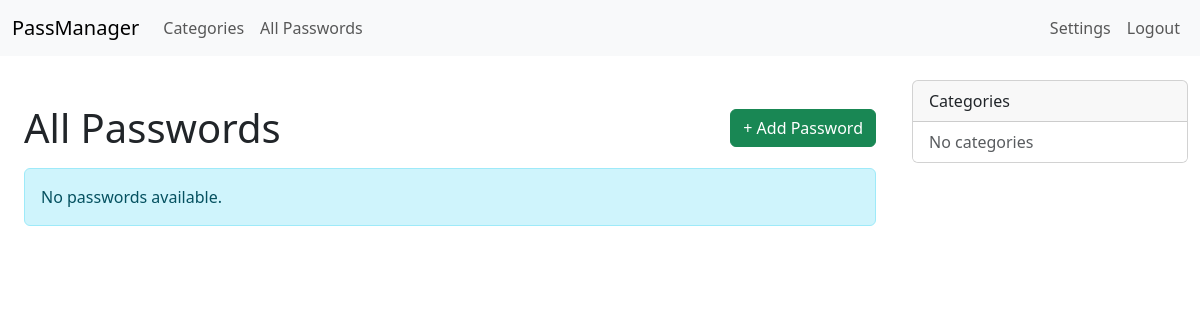
Before: /entries/ (signed in) with the older database file.
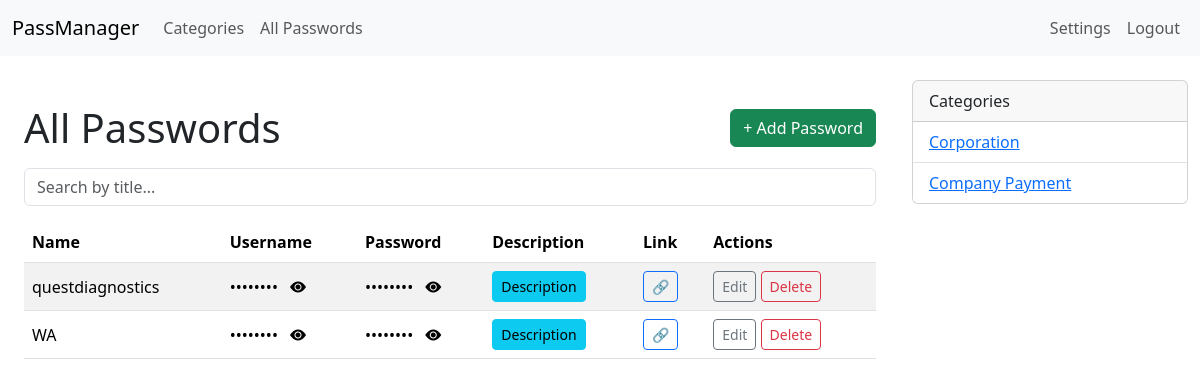
After: the same page with the newer database file.
### web/models.py (models this page shows, shortened)
class Entry(models.Model):
    category = models.ForeignKey(Category, related_name='entries', on_delete=models.CASCADE)
    title = models.CharField(max_length=200)
    url = models.URLField(blank=True, null=True)
    username = models.CharField(max_length=200)
    password = models.CharField(max_length=200)
    notes = models.TextField(blank=True)
    created_at = models.DateTimeField(auto_now_add=True)
    updated_at = models.DateTimeField(auto_now=True)

class Category(models.Model):
    name = models.CharField(max_length=100)

### web/views.py (the view)
    def wrapper(request, *args, **kwargs):
        if not request.session.get('is_master_authenticated'):
            return redirect('login')
        return view_func(request, *args, **kwargs)

### web/context_processors.py (called while the page is built)
def all_categories(request):
    return {'categories': Category.objects.all()}

### web/views.py (called while the page is built)
@csrf_exempt
def master_required(view_func):
    def wrapper(request, *args, **kwargs):
        if not request.session.get('is_master_authenticated'):
            return redirect('login')
        return view_func(request, *args, **kwargs)
    return wrapper

@csrf_exempt
@master_required
def entry_list(request):
    categories = Category.objects.all()
    category_id = request.GET.get('category')
    if category_id:
        category = get_object_or_404(Category, pk=category_id)
        entries = Entry.objects.filter(category=category)
    else:
        category = None
        entries = Entry.objects.select_related('category').all()  # ВСЕ записи
    return render(request, 'web/entry_list.html', {
        'categories': categories,
        'entries': entries,
        'selected_category': category,
    })

### web/templates/web/entry_list.html (shortened to what this page needs)
{% extends 'web/base.html' %}
{% load static %}
{% block extra_css %}
<link
  rel="stylesheet"
  href="https://cdn.jsdelivr.net/npm/bootstrap-icons@1.10.5/font/bootstrap-icons.css"
/>
{% endblock %}
{% block content %}
<div class="container py-4">
  <div class="d-flex justify-content-between align-items-center mb-3">
    <h1 class="mb-0">
      {% if selected_category %}
        Passwords in “{{ selected_category.name }}”
      {% else %}
        All Passwords
      {% endif %}
    </h1>
    <a
      href="{% url 'entry_add' %}{% if selected_category %}?category={{ selected_category.id }}{% endif %}"
      class="btn btn-success"
    >
      + Add Password
    </a>
  </div>
  {% if entries %}
    <div class="mb-3">
      <input
        type="text"
        id="searchInput"
        class="form-control"
        placeholder="Search by title..."
      >
    </div>
    <table class="table table-striped align-middle position-relative" id="passwordTable">
      <thead>
        <tr>
          <th>Name</th>
          <th>Username</th>
          <th>Password</th>
          <th>Description</th>
          <th>Link</th>
          <th>Actions</th>
        </tr>
      </thead>
      <tbody>
        {% for e in entries %}
        <tr>
          <td class="title-cell">{{ e.title }}</td>
          <td>
            <div class="position-relative d-inline-block">
              <span
                class="masked me-2"
                data-value="{{ e.username }}"
                id="loginText{{ e.id }}"
              >••••••••</span>
              <i
                class="bi bi-eye-fill toggle-visibility"
                data-target="loginText{{ e.id }}"
                title="Show/Hide"
              ></i>
            </div>
          </td>
          <td>
            <div class="position-relative d-inline-block">
              <span
                class="masked me-2"
                data-value="{{ e.password }}"
                id="passText{{ e.id }}"
              >••••••••</span>
              <i
                class="bi bi-eye-fill toggle-visibility"
                data-target="passText{{ e.id }}"
                title="Show/Hide"
              ></i>
            </div>
          </td>
          <td class="position-relative" style="white-space: nowrap;">
            <button
              class="btn btn-sm btn-info"
              type="button"
              data-bs-toggle="collapse"
              data-bs-target="#notesBlock{{ e.id }}"
              aria-expanded="false"
              aria-controls="notesBlock{{ e.id }}"
            >
              Description
            </button>
          </td>
          <td>
            {% if e.url %}
            <a
              href="{{ e.url }}"
              target="_blank"
              class="btn btn-sm btn-outline-primary"
              title="Go to link"
            >
              🔗
            </a>
            {% endif %}
          </td>
          <td>
            <a href="{% url 'entry_edit' e.pk %}" class="btn btn-sm btn-outline-secondary">Edit</a>
            <a href="{% url 'entry_delete' e.pk %}" class="btn btn-sm btn-outline-danger">Delete</a>
          </td>
        </tr>
        {% endfor %}
      </tbody>
    </table>
  {% else %}
    <div class="alert alert-info">
      {% if selected_category %}
        There are no passwords in this category yet.
      {% else %}
        No passwords available.
      {% endif %}
    </div>
  {% endif %}
</div>
{% endblock %}

### web/templates/web/base.html (shortened to what this page needs)
<!DOCTYPE html>
<html lang="en">
<head>
  <link href="https://cdn.jsdelivr.net/npm/bootstrap@5.3.6/dist/css/bootstrap.min.css" rel="stylesheet">
  {% block extra_css %}{% endblock %}
</head>
<body>
  <nav class="navbar navbar-expand-lg navbar-light bg-light mb-4">
    <div class="container-fluid">
      <a class="navbar-brand" href="{% url 'entry_list' %}">PassManager</a>
      <div class="collapse navbar-collapse" id="navbarMain">
        <ul class="navbar-nav me-auto mb-2 mb-lg-0">
          <li class="nav-item"><a class="nav-link" href="{% url 'category_list' %}">Categories</a></li>
          <li class="nav-item"><a class="nav-link" href="{% url 'entry_list' %}">All Passwords</a></li>
        </ul>
        <ul class="navbar-nav ms-auto">
          <li class="nav-item"><a class="nav-link" href="{% url 'change_password' %}">Settings</a></li>
          <li class="nav-item"><a class="nav-link" href="{% url 'logout' %}">Logout</a></li>
        </ul>
      </div>
    </div>
  </nav>
  <div class="container-fluid">
    <div class="row">
      <main class="col-md-9">
        {% block content %}{% endblock %}
      </main>
      <aside class="col-md-3">
        <div class="card mb-4">
          <div class="card-header">Categories</div>
          <ul class="list-group list-group-flush">
            {% for cat in categories %}
              <li class="list-group-item">
                <a href="{% url 'entry_list' %}?category={{ cat.id }}">{{ cat.name }}</a>
              </li>
            {% empty %}
              <li class="list-group-item text-muted">No categories</li>
            {% endfor %}
          </ul>
        </div>
      </aside>
    </div>
  </div>
</body>
</html>

### web/templates/web/entry_list.html (style rules this page uses)
.collapse, .collapsing { transition: none !important; }
span[data-value], .toggle-visibility { cursor: pointer; }

Changed rows visible on the page:
added Entry: title "questdiagnostics"
added Entry: title "WA"
added Category: name "Corporation"
added Category: name "Company Payment"
Other visible differences:
text no longer shown: "No passwords available. No categories"
text now shown: "Name Username Password Description Link Actions"
